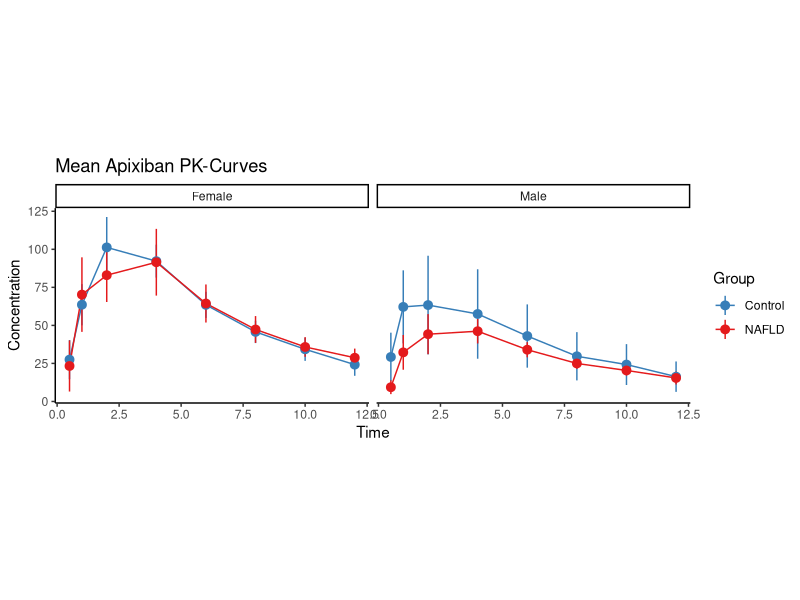

The R source for this figure:
library(tidyverse)

apixiban.data = read_csv('Presentations/2019-02-07 LHRD Results/Data/ApixibanExperimentData.csv')

#Covariate information like Weight and Age.  Maybe useful in the regression
covariates = read_csv('Presentations/2019-02-07 LHRD Results/Data/ApixibanExperimentCovariates.csv')

#Join the covariates with a left join.
apixiban.data = apixiban.data %>% 
  mutate(Concentration_scaled = 0.001*Concentration) %>%  #conver to mg/L for stability
  left_join(covariates) %>% 
  arrange(Subject, Time) %>% 
  filter(Time>0) %>% 
  replace_na(list(Creatinine = mean(covariates$Creatinine,na.rm = T)))


#Create a plot to verify everything went OK

apixiban.data %>% 
  ggplot(aes(Time,Concentration, color = Group))+
  stat_summary(geom = 'point', fun.y = mean)+
  stat_summary(geom = 'line', fun.y = mean)+ 
  stat_summary(geom = 'pointrange', fun.data = function(x) mean_se(x, 1.96))+
  facet_wrap(~Sex)+
  theme_classic()+
  theme(aspect.ratio = 1/1.61)+
  scale_color_brewer(palette = 'Set1', direction = -1)+
  labs(title = 'Mean Apixiban PK-Curves')

apixiban.data %>% 
  write_csv('Presentations/2019-02-07 LHRD Results/Data/apixiban_regression_data.csv')
